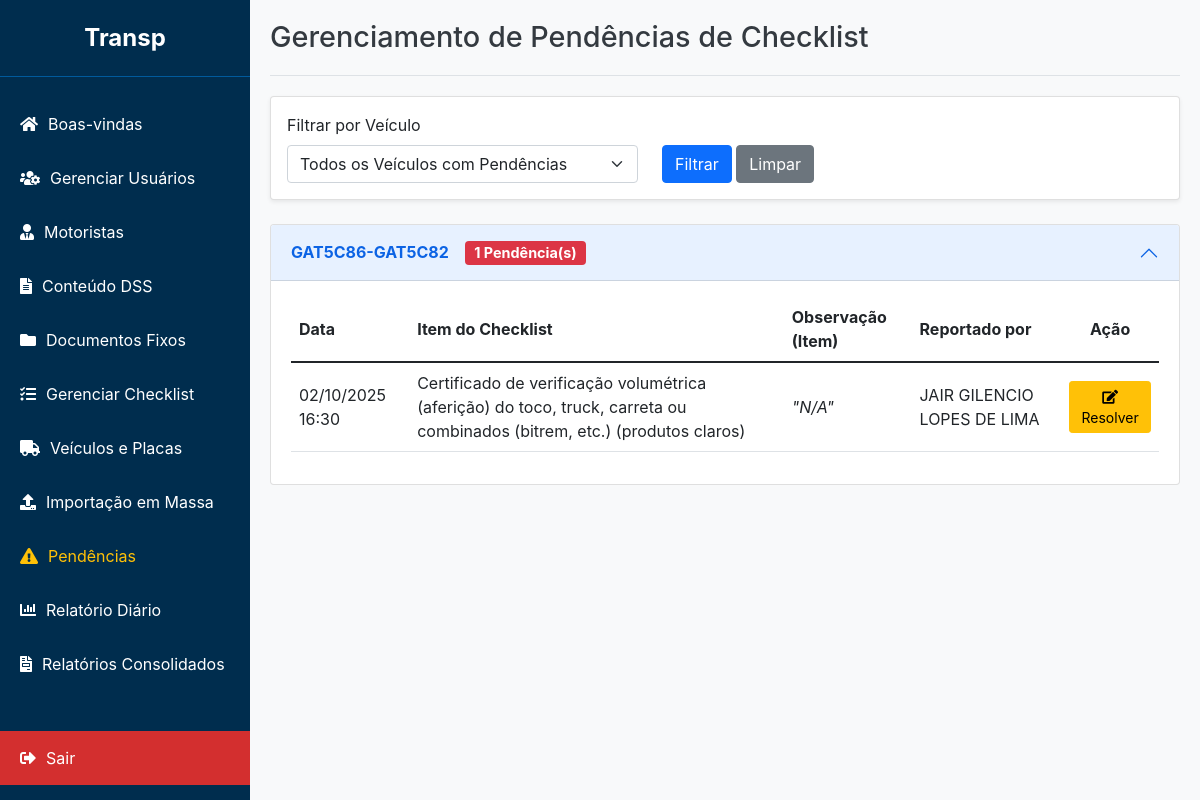
The page /admin/pendencias (signed in) on the database its author committed.
### app/models.py (models this page shows, shortened)
class Veiculo(db.Model):
    id = db.Column(db.Integer, primary_key=True)
    unidade = db.Column(db.String(100), nullable=True)
    operacao = db.Column(db.String(100), nullable=True)
    nome_conjunto = db.Column(db.String(100), unique=True, nullable=False)
    placa_cavalo_id = db.Column(db.Integer, db.ForeignKey('placa.id'), nullable=False)
    placa_carreta1_id = db.Column(db.Integer, db.ForeignKey('placa.id'), nullable=True)
    placa_carreta2_id = db.Column(db.Integer, db.ForeignKey('placa.id'), nullable=True)
    obs = db.Column(db.Text)
    placa_cavalo = db.relationship('Placa', foreign_keys=[placa_cavalo_id])
    placa_carreta1 = db.relationship('Placa', foreign_keys=[placa_carreta1_id])
    placa_carreta2 = db.relationship('Placa', foreign_keys=[placa_carreta2_id])
    motoristas = db.relationship('Motorista', backref='veiculo', lazy=True)
    checklists_preenchidos = db.relationship('ChecklistPreenchido', backref='veiculo', lazy=True, cascade="all, delete-orphan")
    pendencias = db.relationship('Pendencia', backref='veiculo', lazy=True, cascade="all, delete-orphan")

class Pendencia(db.Model):
    id = db.Column(db.Integer, primary_key=True)
    item_id = db.Column(db.Integer, db.ForeignKey('checklist_item.id'), nullable=False)
    veiculo_id = db.Column(db.Integer, db.ForeignKey('veiculo.id'), nullable=False)
    resposta_abertura_id = db.Column(db.Integer, db.ForeignKey('checklist_resposta.id'), nullable=False)
    status = db.Column(db.String(50), nullable=False, default='PENDENTE')
    data_criacao = db.Column(db.DateTime, nullable=False, default=datetime.utcnow)
    data_resolucao = db.Column(db.DateTime, nullable=True)
    observacao_admin = db.Column(db.Text, nullable=True)
    numero_os = db.Column(db.String(50), nullable=True)
    item = db.relationship('ChecklistItem')

class ChecklistItem(db.Model):
    id = db.Column(db.Integer, primary_key=True)
    checklist_id = db.Column(db.Integer, db.ForeignKey('checklist.id'), nullable=False)
    texto = db.Column(db.String(500), nullable=False)
    ordem = db.Column(db.Integer, default=0)
    parent_id = db.Column(db.Integer, db.ForeignKey('checklist_item.id'), nullable=True)
    sub_itens = db.relationship('ChecklistItem', backref=db.backref('parent', remote_side=[id]), lazy='dynamic', cascade="all, delete-orphan")

class ChecklistResposta(db.Model):
    id = db.Column(db.Integer, primary_key=True)
    preenchimento_id = db.Column(db.Integer, db.ForeignKey('checklist_preenchido.id'), nullable=False)
    item_id = db.Column(db.Integer, db.ForeignKey('checklist_item.id'), nullable=False)
    resposta = db.Column(db.String(50))
    observacao = db.Column(db.Text)
    item = db.relationship('ChecklistItem')
    pendencia = db.relationship('Pendencia', backref='resposta_abertura', uselist=False, cascade="all, delete-orphan")

class Motorista(db.Model):
    id = db.Column(db.Integer, primary_key=True)
    unidade = db.Column(db.String(100), nullable=True)
    operacao = db.Column(db.String(100), nullable=True)
    nome = db.Column(db.String(150), nullable=False)
    cpf = db.Column(db.String(14), unique=True, nullable=False)
    rg = db.Column(db.String(20))
    cnh = db.Column(db.String(20))
    frota = db.Column(db.String(50))
    password_hash = db.Column(db.String(256), nullable=True)
    veiculo_id = db.Column(db.Integer, db.ForeignKey('veiculo.id'), nullable=True)
    assinaturas = db.relationship('Assinatura', backref='motorista', lazy=True, cascade="all, delete-orphan")
    checklists_preenchidos = db.relationship('ChecklistPreenchido', backref='motorista', lazy=True, cascade="all, delete-orphan")

### app/routes.py (the view)
@admin_bp.route('/pendencias', methods=['GET'])
@login_required()  # Garante que apenas usuários logados acessem
def gerenciar_pendencias():
    user_role = session.get('role')
    user_unidade = session.get('unidade')
    pendencias_agrupadas = defaultdict(list)
    query = Pendencia.query.join(Veiculo).filter(Pendencia.status == 'PENDENTE')
    if user_role != 'admin':
        query = query.filter(Veiculo.unidade == user_unidade)
    veiculo_id_str = request.args.get('veiculo_id')
    veiculo_id = int(veiculo_id_str) if veiculo_id_str else None
    if veiculo_id:
        query = query.filter(Pendencia.veiculo_id == veiculo_id)
    pendencias = query.order_by(Pendencia.data_criacao.desc()).all()
    for pendencia in pendencias:
        pendencias_agrupadas[pendencia.veiculo].append(pendencia)
    veiculos_query = Veiculo.query
    if user_role != 'admin':
        veiculos_query = veiculos_query.filter(Veiculo.unidade == user_unidade)
    todos_veiculos = veiculos_query.order_by(Veiculo.nome_conjunto).all()
    return render_template(
        'admin_pendencias.html',
        pendencias_agrupadas=pendencias_agrupadas,
        todos_veiculos=todos_veiculos,
        veiculo_selecionado_id=veiculo_id
    )

### app/routes.py (called while the page is built)
def login_required(required_role=["admin", "master", "comum"]):
    def decorator(f):
        @wraps(f)
        def decorated_function(*args, **kwargs):
            if 'user_id' not in session:
                flash('Por favor, faça login para acessar esta página.', 'warning')
                return redirect(url_for('admin.login'))
            user_role = session.get('role')
            if user_role not in required_role:
                flash('Você não tem permissão para acessar esta página.', 'danger')
                return redirect(url_for('admin.dashboard'))
            return f(*args, **kwargs)
        return decorated_function
    return decorator

### app/templates/admin_pendencias.html (shortened to what this page needs)
{% extends "base_adm.html" %}
{% block header %}Gerenciamento de Pendências de Checklist{% endblock %}
{% block content %}
<div class="card shadow-sm mb-4">
    <div class="card-body">
        <form method="GET" action="{{ url_for('admin.gerenciar_pendencias') }}">
            <div class="row align-items-end">
                <div class="col-md-5">
                    <label for="veiculo_id" class="form-label">Filtrar por Veículo</label>
                    <select name="veiculo_id" id="veiculo_id" class="form-select">
                        <option value="">Todos os Veículos com Pendências</option>
                    </select>
                </div>
                <div class="col-md-3">
                    <button type="submit" class="btn btn-primary">Filtrar</button>
                    <a href="{{ url_for('admin.gerenciar_pendencias') }}" class="btn btn-secondary">Limpar</a>
                </div>
            </div>
        </form>
    </div>
</div>
{% if not pendencias_agrupadas %}
    <div class="empty-state">
        <i class="fas fa-check-circle"></i>
        <h4>Tudo em ordem!</h4>
        <p>Nenhuma pendência de checklist em aberto no momento.</p>
    </div>
{% else %}
    <div class="accordion" id="pendenciasAccordion">
        {% for veiculo, pendencias in pendencias_agrupadas.items() %}
            <div class="accordion-item">
                <h2 class="accordion-header" id="heading-{{ veiculo.id }}">
                    <button class="accordion-button" type="button" data-bs-toggle="collapse" data-bs-target="#collapse-{{ veiculo.id }}" aria-expanded="true" aria-controls="collapse-{{ veiculo.id }}">
                        <strong>{{ veiculo.nome_conjunto }}</strong>
                        <span class="ms-3 badge bg-danger">{{ pendencias|length }} Pendência(s)</span>
                    </button>
                </h2>
                <div id="collapse-{{ veiculo.id }}" class="accordion-collapse collapse show" aria-labelledby="heading-{{ veiculo.id }}" data-bs-parent="#pendenciasAccordion">
                    <div class="accordion-body">
                        <table class="table table-sm table-hover">
                            <thead>
                                <tr>
                                    <th>Data</th>
                                    <th>Item do Checklist</th>
                                    <th>Observação (Item)</th>
                                    <th>Reportado por</th>
                                    <th class="text-center">Ação</th>
                                </tr>
                            </thead>
                            <tbody>
                                {% for pendencia in pendencias %}
                                    <tr>
                                        <td>{{ pendencia.data_criacao.strftime('%d/%m/%Y %H:%M') }}</td>
                                        <td>{{ pendencia.item.texto }}</td>
                                        <td><em>"{{ pendencia.resposta_abertura.observacao or 'N/A' }}"</em></td>
                                        <td>{{ pendencia.resposta_abertura.preenchimento.motorista.nome }}</td>
                                        <td class="text-center">
                                            <button type="button" class="btn btn-warning btn-sm" data-bs-toggle="modal" data-bs-target="#resolverModal-{{ pendencia.id }}">
                                                <i class="fas fa-edit"></i> Resolver
                                            </button>
                                        </td>
                                    </tr>
                                                            {% set preenchimento = pendencia.resposta_abertura.preenchimento %}
                                {% endfor %}
                            </tbody>
                        </table>
                    </div>
                </div>
            </div>
        {% endfor %}
    </div>
{% endif %}
{% endblock %}

### app/templates/base_adm.html (style rules this page uses)
:root { --sidebar-width: 250px; --header-height: 60px; --primary-blue: #002D4E; --light-blue: #005A9C; --logout-red: #d32f2f; --logout-red-hover: #c62828; --flash-success: #d4edda; --flash-success-text: #155724; --flash-error: #f8d7da; --flash-error-text: #721c24; --flash-info: #cce5ff; --flash-info-text: #004085; }
body { font-family: -apple-system, BlinkMacSystemFont, "Segoe UI", Roboto, "Helvetica Neue", Arial, sans-serif; margin: 0; background-color: #f8f9fa; }

### app/templates/admin_pendencias.html (style rules this page uses)
.accordion-button { font-weight: 500; }
.badge { font-size: 0.9em; }
.table-sm th, .table-sm td { padding: 0.5rem; vertical-align: middle; }

### rows shown on the page
Veiculo: nome_conjunto "GAT5C86-GAT5C82", pendencias "1"
Pendencia: data_criacao "02/10/2025 16:30", item.texto "Certificado de verificação volumétrica (aferição) do toco, truck, carreta ou combinados (bitrem, etc.) (produtos claros)", resposta_abertura "N/A", resposta_abertura.preenchimento.motorista.nome "JAIR GILENCIO LOPES DE LIMA"
